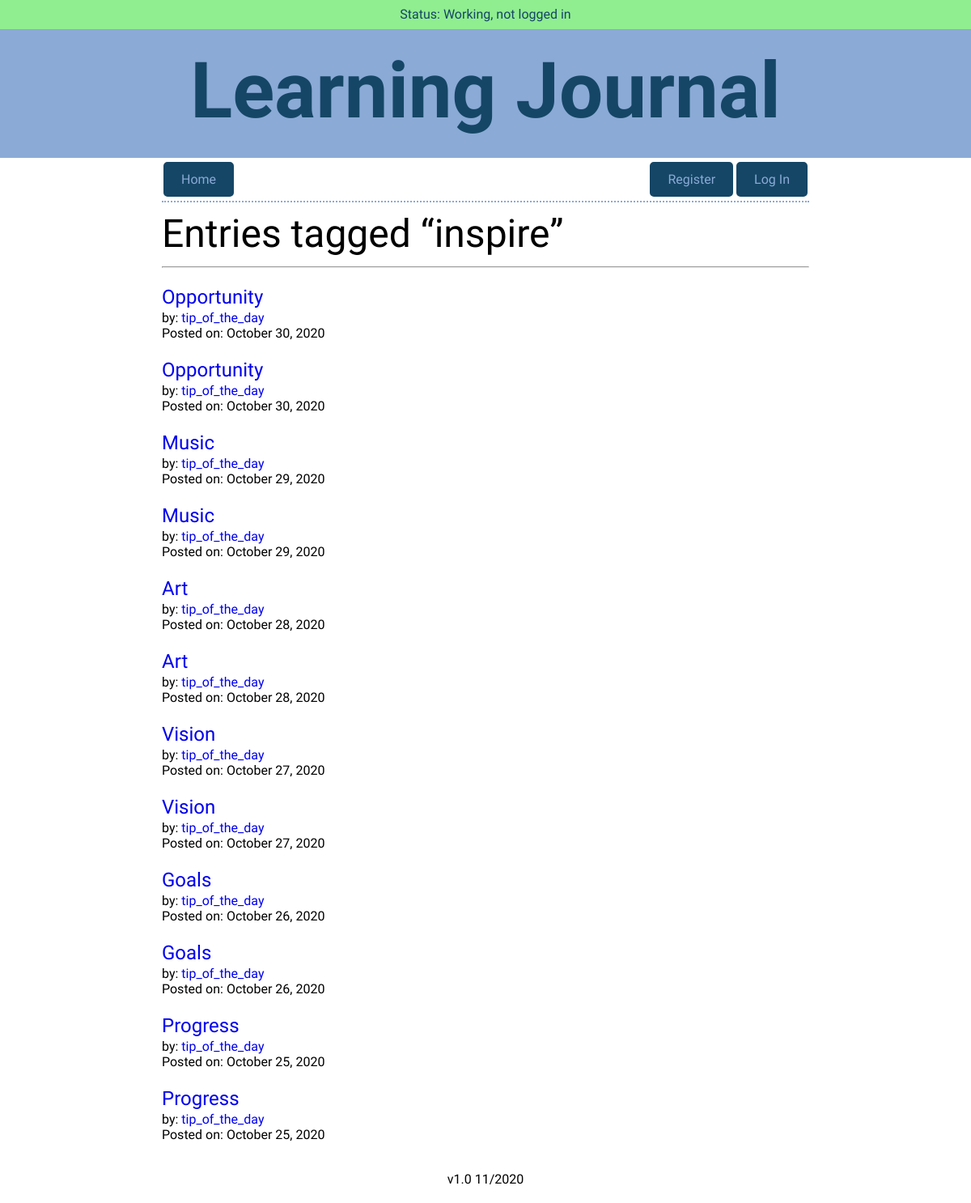
Page /tags/inspire on the earlier database version.
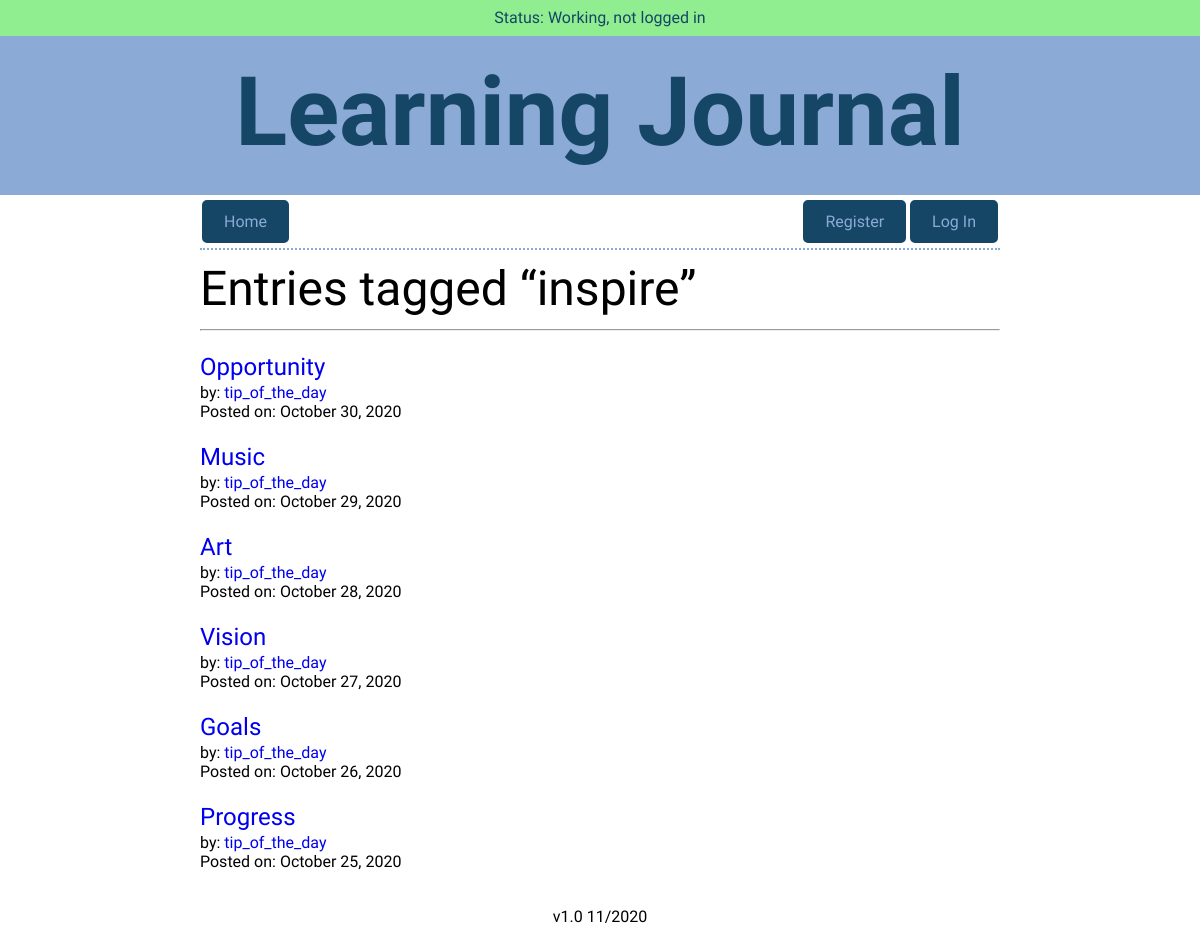
Same page on the later database version.
### models.py (models this page shows, shortened)
class Tag(Model):
    name = CharField(max_length=256)
    class Meta:
        database = DATABASE
    def entries(self):
        return (Entry
                .select()
                .join(EntryTag)
                .join(Tag)
                .where(Tag.name ** self.name)
                .order_by(Entry.date.desc())
                )

class Entry(Model):
    id = AutoField()
    user = ForeignKeyField(User, backref="entries")
    title = CharField(max_length=256)
    date = DateField(default=datetime.date.today)
    time_spent = TimeField()
    learned = TextField()
    resources = TextField()
    tags = CharField(max_length=256)
    private = BooleanField(default=False)
    hidden = BooleanField(default=False)
    class Meta:
        database = DATABASE

class User(UserMixin, Model):
    id = AutoField()
    username = CharField(unique=True)
    password = CharField(max_length=100)
    god = BooleanField(default=False)
    class Meta:
        database = DATABASE

### app.py (the view)
@app.route("/tags/<tag>")
def show_tag(tag):
    global last_route, cur_user, cur_entry, cur_tag
    last_route = "show_tag"
    cur_user = None
    cur_entry = None
    cur_tag = tag
    try:
        search_tag = models.Tag.select().where(models.Tag.name ** tag).get()
    except models.DoesNotExist:
        flash(f"Tag {tag} not found.", "error")
        return redirect(get_last_route())
    all_entries = search_tag.entries()
    if not current_user.is_authenticated:
        entries = []
        for entry in all_entries:
            if not entry.hidden:
                entries.append(entry)
    elif not current_user.god:
        entries = []
        for entry in all_entries:
            if not (entry.hidden and entry.user.id != current_user.id):
                entries.append(entry)
    else:
        entries = all_entries
    if len(entries) == 0:
        flash(f"Tag {tag} not found.", "error")
        return redirect(request.referrer)
    return render_template("tag_listing.html", entries=entries, user="",
                           god=False, home=False, by="All", tag=tag)

### app.py (called while the page is built)
@app.before_request
def before_request():
    g.db = models.DATABASE
    g.db.connect()
    g.user = current_user

@app.after_request
def after_request(response):
    g.db.close()
    return response

### templates/tag_listing.html
{% extends "layout.html" %}
{% from "macros.html" import render_listing, nav_bar with context %}
{% block nav %}
    {{ nav_bar(False) }}
{% endblock %}
{% block content %}
    <h2>Entries tagged “{{ tag }}”</h2>
    <hr>
    {% for entry in entries %}
        {{ render_listing(entry, user, god, by) }}
    {% endfor %}
{% endblock %}

### templates/layout.html (shortened to what this page needs)
<!DOCTYPE html>
<html lang="en">
    <head>
        <link href="https://fonts.googleapis.com/css2?family=Asap:ital@0;1&display=swap" rel="stylesheet">        <link rel="stylesheet" href="/static/css/normalize.css">
        <link rel="stylesheet" href="/static/css/site.css">
    </head>
    <body>
        <header>
        <div class="container">
            <div class="messages">
                {% with messages = get_flashed_messages(with_categories=True) %}
                    {% if messages %}
                        {% for category, message in messages %}
                            <div class="notification {{ category }}">{{ message }}</div>
                        {% endfor %}
                    {% else %}
                            <div class="notification success">Status:  Working,
                                {% if current_user.is_authenticated %}
                                    logged in as {{ current_user.username }}
                                {% else %}
                                    not logged in
                                {% endif %}
                            </div>
                    {% endif %}
                {% endwith %}
            </div>
        </div>
            <h1>Learning Journal</h1>
        </header>
        <section>
            {% block nav %}
            {% endblock %}
        </section>
        <section>
            {% block content %}
            {% endblock %}
        </section>
        <footer>
            v1.0 11/2020
        </footer>
    </body>
</html>

### templates/macros.html
{% macro nav_bar(home) %}
    <div class="nav-bar">
        {% if home == False %}
            <a class="button" href="{{ url_for('index') }}">Home</a>
        {% else %}
            <div class="button button-inactive">Home</div>
        {% endif %}
        {% if current_user.is_authenticated %}
            <a class="button button-right" href="{{ url_for('logout') }}">Log Out</a>
            <a class="button button-right" href="{{ url_for('create_entry') }}">New Entry</a>
        {% else %}
            <a class="button button-right" href="{{ url_for('login') }}">Log In</a>
            <a class="button button-right" href="{{ url_for('register') }}">Register</a>
        {% endif %}
    </div>
{% endmacro %}
{% macro render_listing(listing, user, god, by) %}
    <article class="listing">
        <h3>
            {% if (listing.private == False) or (listing.user.username == user) or (god == True) %}
                <a class="entry-link" href="/entries/{{ listing.id }}">
            {% endif %}
                {{ listing.title }}
            {% if (listing.private == False) or (listing.user.username == user) or (god == True) %}
                </a>
            {% else %}
                &nbsp;<span class="small">[private]</span>
            {% endif %}
        </h3>
        <p>
        {% if by == "All" %}
            by: <a href="{{ url_for('user_entries', user=listing.user.username) }}">
            {% if listing.user.username == user %}
                You
            {% else %}
                {{ listing.user.username }}
            {% endif %}</a><br>
        {% endif %}
        Posted on: <time datetime="{{ listing.date }}">{{ listing.date.strftime("%B %d").lstrip("0").replace(" 0", " ") }}, {{ listing.date.strftime("%Y") }}</time></p>
    </article>
{% endmacro %}

### static/css/site.css (style rules this page uses)
body { font-size: 16px; font-family: 'Asap', sans-serif; font-weight: 400 color: #404a49; }
section { max-width: 800px; margin: auto; }
header { margin: 0 auto; padding-bottom: 6px; text-align: center; color: #154666; background: #8baad6; }
a:link { text-decoration: none; }
.button { background-color: #154666; color: #8baad6; margin: 5px 2px; border: 2px solid #154666; border-radius: 5px; padding: 10px 20px; text-align: center; text-decoration: none; display: inline-block; }
.button-right { float: right }
h1 { font-size: 96px; font-family: "Sarina", cursive; line-height: 25%; }
h2 { font-size: 48px; font-family: 'Hammersmith One', sans-serif; font-weight: 400; line-height: 0; }
h3 { font-size: 24px; font-family: 'Hammersmith One', sans-serif; font-weight: 400; line-height: 0; padding-top: 12px; margin-bottom: 3px; }
.messages { height: 36px; background: #90ee90; }
.notification { padding: 8px; }
.success { background: #90ee90; }
.nav-bar, .main { border-bottom: 2px dotted #8baad6; }
footer { padding: 20px; text-align: center; }

Differences in the rows shown:
removed Entry: title "Opportunity", {{ listing.user.username }} "tip_of_the_day", date "October 30", date "2020"
removed Entry: title "Music", {{ listing.user.username }} "tip_of_the_day", date "October 29", date "2020"
removed Entry: title "Art", {{ listing.user.username }} "tip_of_the_day", date "October 28", date "2020"
removed Entry: title "Vision", {{ listing.user.username }} "tip_of_the_day", date "October 27", date "2020"
removed Entry: title "Goals", {{ listing.user.username }} "tip_of_the_day", date "October 26", date "2020"
removed Entry: title "Progress", {{ listing.user.username }} "tip_of_the_day", date "October 25", date "2020"
